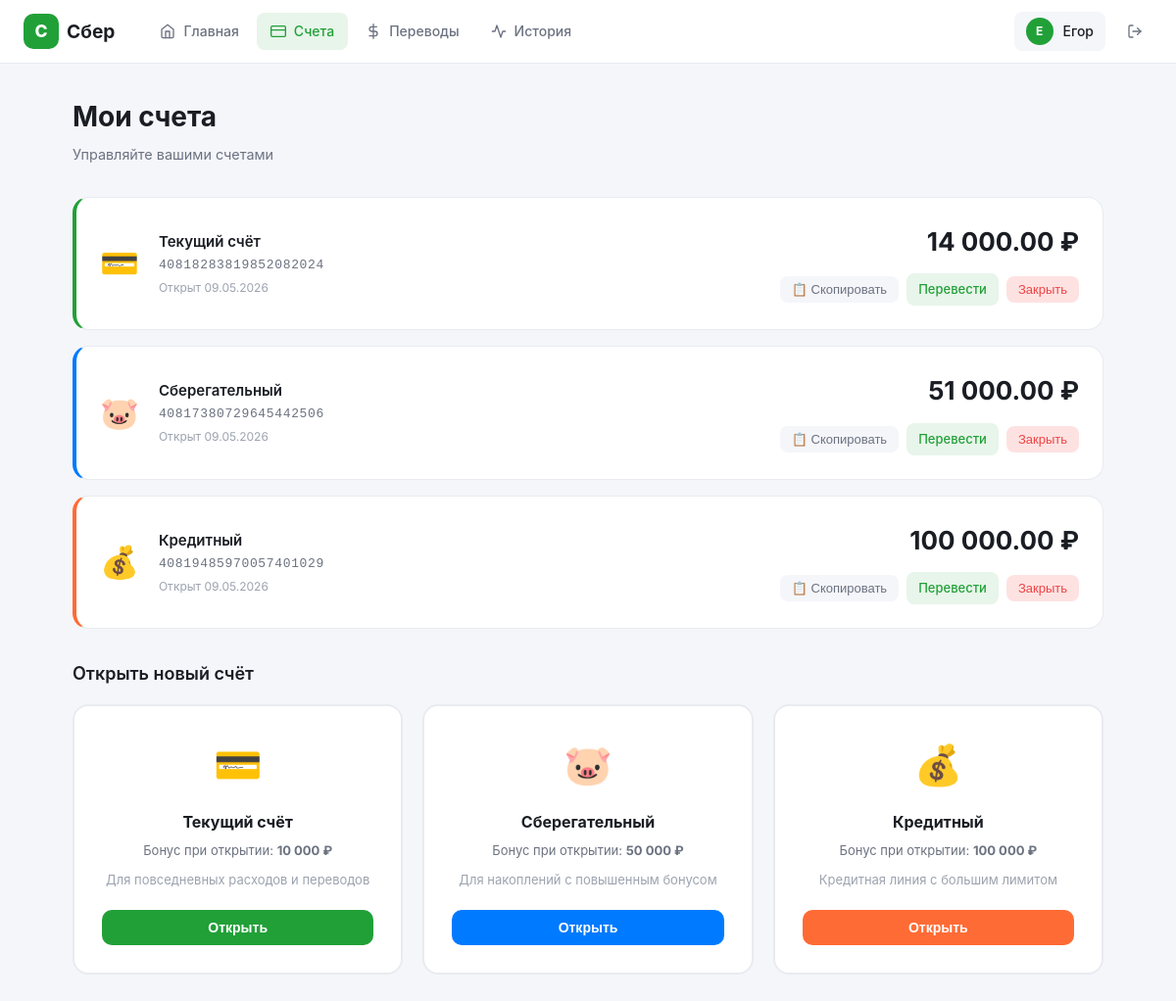
Page /accounts (signed in) on the committed database.
### app.py (models this page shows, shortened)
class User(UserMixin, db.Model):
    id = db.Column(db.Integer, primary_key=True)
    full_name = db.Column(db.String(150), nullable=False)
    phone = db.Column(db.String(20), unique=True, nullable=False)
    email = db.Column(db.String(120), unique=True, nullable=False)
    password_hash = db.Column(db.String(200), nullable=False)
    created_at = db.Column(db.DateTime, default=datetime.utcnow)
    accounts = db.relationship('Account', backref='owner', lazy=True)

class Account(db.Model):
    id = db.Column(db.Integer, primary_key=True)
    user_id = db.Column(db.Integer, db.ForeignKey('user.id'), nullable=False)
    account_number = db.Column(db.String(20), unique=True, nullable=False)
    account_type = db.Column(db.String(50), nullable=False)  # checking, savings, credit
    currency = db.Column(db.String(3), default='RUB')
    balance = db.Column(db.Float, default=0.0)
    is_active = db.Column(db.Boolean, default=True)
    created_at = db.Column(db.DateTime, default=datetime.utcnow)
    sent_transactions = db.relationship('Transaction', foreign_keys='Transaction.from_account_id', backref='sender', lazy=True)
    received_transactions = db.relationship('Transaction', foreign_keys='Transaction.to_account_id', backref='receiver', lazy=True)

### app.py (the view)
@app.route('/accounts')
@login_required
def accounts():
    accs = Account.query.filter_by(user_id=current_user.id, is_active=True).all()
    return render_template('accounts.html', accounts=accs, account_types=ACCOUNT_TYPES)

### app.py (called while the page is built)
@login_manager.user_loader
def load_user(user_id):
    return User.query.get(int(user_id))

### templates/accounts.html (shortened to what this page needs)
{% extends 'base.html' %}
{% block content %}
<div class="page-wrap">
    <div class="page-header">
        <div>
            <h1 class="page-title">Мои счета</h1>
            <p class="page-sub">Управляйте вашими счетами</p>
        </div>
    </div>
    {% set type_data = {'checking': ('💳', 'Текущий счёт', '#21A038'), 'savings': ('🐷', 'Сберегательный', '#007AFF'), 'credit': ('💰', 'Кредитный', '#FF6B35')} %}
    <div class="accounts-full-list">
        {% for acc in accounts %}
        {% set td = type_data.get(acc.account_type, ('💳', acc.account_type, '#21A038')) %}
        <div class="account-full-card" style="--accent: {{ td[2] }}">
            <div class="acc-full-left">
                <div class="acc-full-icon">{{ td[0] }}</div>
                <div>
                    <div class="acc-full-type">{{ td[1] }}</div>
                    <div class="acc-full-number">{{ acc.account_number }}</div>
                    <div class="acc-full-date">Открыт {{ acc.created_at.strftime('%d.%m.%Y') }}</div>
                </div>
            </div>
            <div class="acc-full-right">
                <div class="acc-full-balance">{{ "{:,.2f}".format(acc.balance).replace(',', ' ') }} ₽</div>
                <div class="acc-full-actions">
                    <button onclick="copyNum('{{ acc.account_number }}')" class="btn-copy" title="Скопировать номер">📋 Скопировать</button>
                    <a href="{{ url_for('transfer') }}?from={{ acc.id }}" class="btn-transfer-small">Перевести</a>
                    <form method="POST" action="{{ url_for('close_account', account_id=acc.id) }}" style="display:inline" onsubmit="return confirm('Закрыть счёт?')">
                        <button type="submit" class="btn-close-acc">Закрыть</button>
                    </form>
                </div>
            </div>
        </div>
        {% endfor %}
    </div>
    <div class="section-header" style="margin-top: 2rem">
        <h2>Открыть новый счёт</h2>
    </div>
    <div class="open-accounts-grid">
        {% for key, info in account_types.items() %}
        {% set td = type_data.get(key, ('💳', info.name, '#21A038')) %}
        <div class="open-card" style="--accent: {{ td[2] }}">
            <div class="open-card-icon">{{ td[0] }}</div>
            <div class="open-card-name">{{ info.name }}</div>
            <div class="open-card-bonus">Бонус при открытии: <strong>{{ "{:,.0f}".format(info.bonus).replace(',', ' ') }} ₽</strong></div>
            <div class="open-card-desc">
                {% if key == 'checking' %}Для повседневных расходов и переводов{% endif %}
                {% if key == 'savings' %}Для накоплений с повышенным бонусом{% endif %}
                {% if key == 'credit' %}Кредитная линия с большим лимитом{% endif %}
            </div>
            <form method="POST" action="{{ url_for('open_account') }}">
                <button type="submit" class="btn-open">Открыть</button>
            </form>
        </div>
        {% endfor %}
    </div>
</div>
{% endblock %}

### templates/base.html (shortened to what this page needs)
<!DOCTYPE html>
<html lang="ru">
<head>
    <link rel="stylesheet" href="{{ url_for('static', filename='css/main.css') }}">
</head>
<body>
    {% if current_user.is_authenticated %}
    <nav class="navbar">
        <div class="nav-inner">
            <a href="{{ url_for('dashboard') }}" class="nav-logo">
                <div class="logo-icon">С</div>
                <span>Сбер</span>
            </a>
            <div class="nav-links">
                <a href="{{ url_for('dashboard') }}" class="nav-link {% if request.endpoint == 'dashboard' %}active{% endif %}">
                    <svg viewBox="0 0 24 24"><path d="M3 9l9-7 9 7v11a2 2 0 01-2 2H5a2 2 0 01-2-2z"/><polyline points="9,22 9,12 15,12 15,22"/></svg>
                    Главная
                </a>
                <a href="{{ url_for('accounts') }}" class="nav-link {% if request.endpoint == 'accounts' %}active{% endif %}">
                    <svg viewBox="0 0 24 24"><rect x="1" y="4" width="22" height="16" rx="2" ry="2"/><line x1="1" y1="10" x2="23" y2="10"/></svg>
                    Счета
                </a>
                <a href="{{ url_for('transfer') }}" class="nav-link {% if request.endpoint == 'transfer' %}active{% endif %}">
                    <svg viewBox="0 0 24 24"><line x1="12" y1="1" x2="12" y2="23"/><path d="M17 5H9.5a3.5 3.5 0 000 7h5a3.5 3.5 0 010 7H6"/></svg>
                    Переводы
                </a>
                <a href="{{ url_for('history') }}" class="nav-link {% if request.endpoint == 'history' %}active{% endif %}">
                    <svg viewBox="0 0 24 24"><polyline points="22 12 18 12 15 21 9 3 6 12 2 12"/></svg>
                    История
                </a>
            </div>
            <div class="nav-user">
                <a href="{{ url_for('profile') }}" class="user-btn">
                    <div class="user-avatar">{{ current_user.full_name[0] }}</div>
                    <span>{{ current_user.full_name.split()[0] }}</span>
                </a>
                <a href="{{ url_for('logout') }}" class="logout-btn" title="Выход">
                    <svg viewBox="0 0 24 24"><path d="M9 21H5a2 2 0 01-2-2V5a2 2 0 012-2h4"/><polyline points="16,17 21,12 16,7"/><line x1="21" y1="12" x2="9" y2="12"/></svg>
                </a>
            </div>
        </div>
    </nav>
    {% endif %}
    <main>{% block content %}{% endblock %}</main>
</body>
</html>

### rows in the picture
User: full_name "Е", full_name "Егор"
Account: td "💳", td "Текущий счёт", account_number "40818283819852082024", created_at "09.05.2026", balance "14 000.00"
Account: td "🐷", td "Сберегательный", account_number "40817380729645442506", created_at "09.05.2026", balance "51 000.00"
Account: td "💰", td "Кредитный", account_number "40819485970057401029", created_at "09.05.2026", balance "100 000.00"

### other values in the picture
{{ td[0] }} "💳" "🐷" "💰"
{{ info.name }} "Текущий счёт" "Сберегательный" "Кредитный"
{{ "{:,.0f}".format(info.bonus).replace(',', ' ') }} "10 000" "50 000" "100 000"
